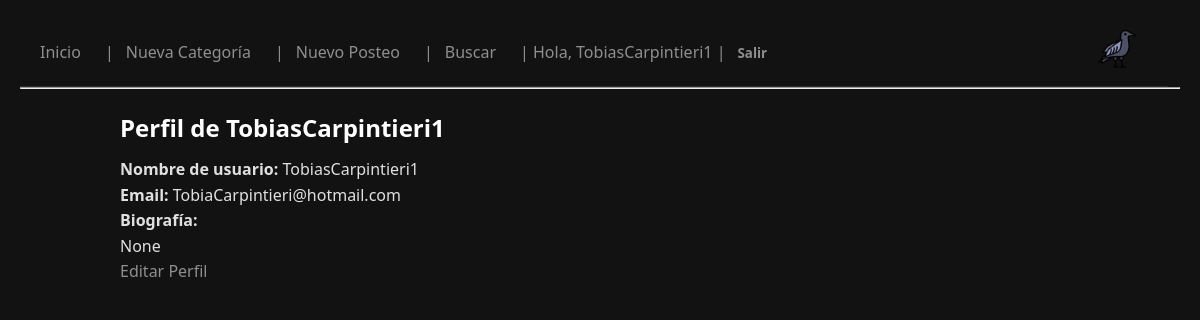
The page /usuarios/perfil/ (signed in) on the database its author committed.
### usuarios/models.py (models this page shows, shortened)
class Perfil(models.Model):
    user = models.OneToOneField(User, on_delete=models.CASCADE)
    avatar = models.ImageField(upload_to='avatars/', blank=True, null=True)
    biografia = models.TextField(blank=True, null=True)  # Campo extra a elección

### usuarios/views.py (the view)
# urls.py: path('perfil/', views.ver_perfil, name='ver_perfil'),
@login_required
def ver_perfil(request):
    perfil = request.user.perfil
    return render(request, 'usuarios/perfil.html', {'perfil': perfil})

### usuarios/templates/usuarios/perfil.html (shortened to what this page needs)
{% extends 'blog/base.html' %}
{% block content %}
<h2>Perfil de {{ perfil.user.username }}</h2>
<p><strong>Nombre de usuario:</strong> {{ perfil.user.username }}</p>
<p><strong>Email:</strong> {{ perfil.user.email }}</p>
<p><strong>Biografía:</strong> {{ perfil.biografia|linebreaks }}</p>
<a href="{% url 'editar_perfil' %}">Editar Perfil</a>
{% endblock %}

### blog/templates/blog/base.html (shortened to what this page needs)
{% load static %}
<!DOCTYPE html>
<html lang="es">
<head>
    <link rel="stylesheet" href="{% static 'css/styles.css' %}">
</head>
<body>
    <header>
        <nav class="navbar">
            <div class="nav-left">
                <a href="{% url 'lista_posteos' %}">Inicio</a> |
                <a href="{% url 'crear_categoria' %}">Nueva Categoría</a> |
                <a href="{% url 'crear_posteo' %}">Nuevo Posteo</a> |
                <a href="{% url 'buscar_posteo' %}">Buscar</a> |
                {% if user.is_authenticated %}
                    Hola, {{ user.username }} |
                    <form method="post" action="{% url 'logout' %}" style="display:inline;">
                        <button type="submit" style="background:none; border:none; color:inherit; cursor:pointer; padding:0;">Salir</button>
                    </form>
                {% else %}
                    <a href="{% url 'login' %}">Login</a> |
                    <a href="{% url 'registro' %}">Registro</a>
                {% endif %}
            </div>
            <div class="nav-right">
                <a href="{% url 'lista_posteos' %}" title="Volver al inicio">
                    <img src="{% static 'icon/twother45.ico' %}" alt="Twother Logo" class="logo-icon">
                </a>
            </div>
        </nav>
    </header>
    <hr>
    <main class="container">
        {% block content %}
        {% endblock %}
    </main>
</body>
</html>

### static/css/styles.css (style rules this page uses)
* { margin: 0; padding: 0; box-sizing: border-box; font-family: 'Segoe UI', Tahoma, Geneva, Verdana, sans-serif; }
body { background-color: #121212; color: #e0e0e0; line-height: 1.6; padding: 20px; }
nav, a { color: #8f8f8f; text-decoration: none; margin-right: 12px; font-weight: 500; transition: color 0.2s ease; }
h1, h2, h3 { margin-bottom: 10px; color: #ffffff; }
.container { max-width: 1000px; margin: 0 auto; padding: 20px; }
button, input[type="submit"] { background-color: #8f8f8f; color: #000; border: none; padding: 10px 16px; border-radius: 6px; cursor: pointer; font-weight: bold; transition: background 0.3s ease; }
.navbar { display: flex; justify-content: space-between; align-items: center; background-color: #121212; padding: 10px 20px; border-bottom: 1px solid #2c2c2c; }
.nav-left { display: flex; flex-wrap: wrap; gap: 12px; }
.nav-right { display: flex; align-items: center; }
.logo-icon { width: 38px; height: 38px; cursor: pointer; transition: transform 0.3s ease, filter 0.3s ease; }

### rows shown on the page
Perfil: user.username "TobiasCarpintieri1", user.email "TobiaCarpintieri@hotmail.com", biografia "None"

### other values the page prints
{{ user.username }} "TobiasCarpintieri1"
